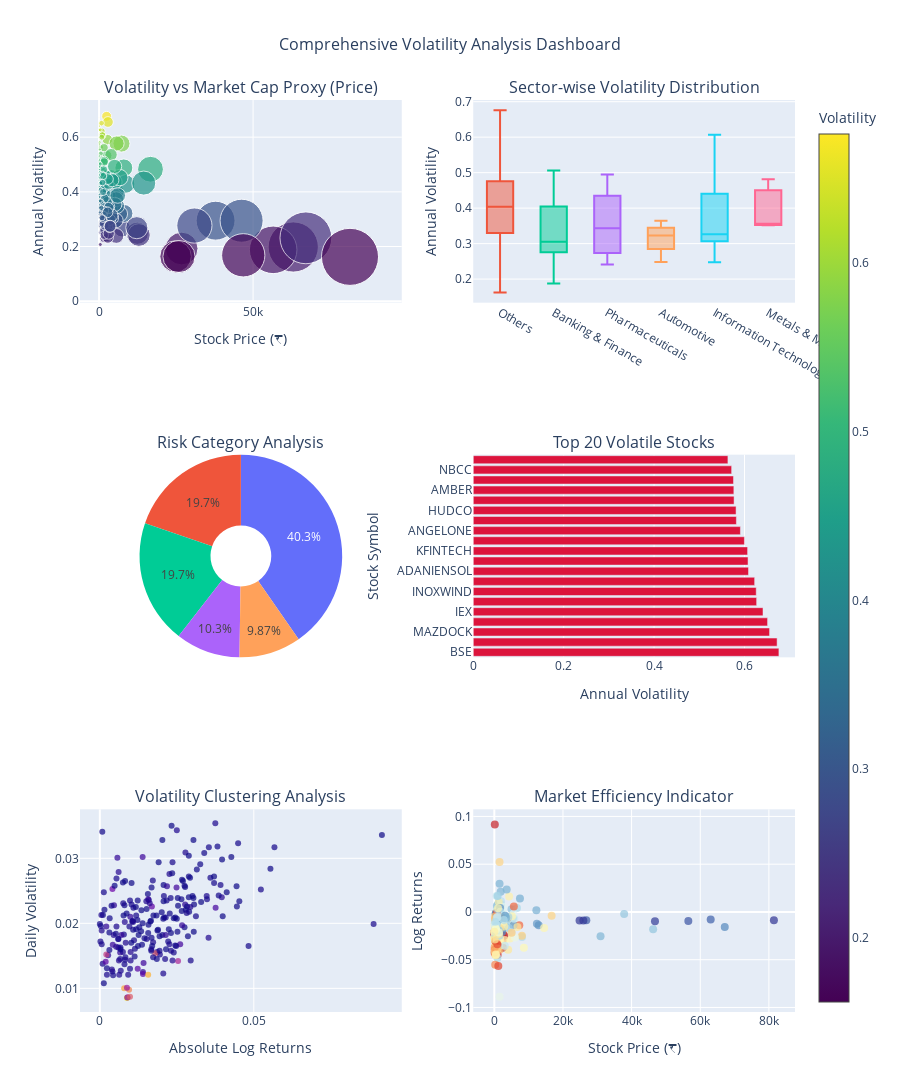

The notebook cell saved with this chart:
### Markdown cell above
## 9. Visualize Volatility Patterns

### Code cell
# Create interactive visualizations and comprehensive volatility patterns

# Interactive Plotly Dashboard
fig = make_subplots(
    rows=3, cols=2,
    subplot_titles=[
        'Volatility vs Market Cap Proxy (Price)', 
        'Sector-wise Volatility Distribution',
        'Risk Category Analysis', 
        'Top 20 Volatile Stocks',
        'Volatility Clustering Analysis',
        'Market Efficiency Indicator'
    ],
    specs=[[{"secondary_y": False}, {"secondary_y": False}],
           [{"type": "domain"}, {"secondary_y": False}],
           [{"secondary_y": False}, {"secondary_y": False}]]
)

# 1. Volatility vs Price Bubble Chart
fig.add_trace(
    go.Scatter(
        x=df_clean['underlying_close'],
        y=df_clean['applicable_annual_volatility'],
        mode='markers',
        marker=dict(
            size=np.sqrt(df_clean['underlying_close']) / 5,  # Bubble size based on price
            color=df_clean['applicable_annual_volatility'],
            colorscale='Viridis',
            showscale=True,
            colorbar=dict(title="Volatility")
        ),
        text=df_clean['symbol'],
        hovertemplate='<b>%{text}</b><br>Price: ₹%{x:,.2f}<br>Volatility: %{y:.3f}<extra></extra>',
        name='Stocks'
    ),
    row=1, col=1
)

# 2. Sector-wise Volatility Box Plot
for i, sector in enumerate(df_ranked['inferred_sector'].unique()):
    sector_data = df_ranked[df_ranked['inferred_sector'] == sector]['applicable_annual_volatility']
    fig.add_trace(
        go.Box(
            y=sector_data,
            name=sector,
            boxpoints='outliers',
            jitter=0.3,
            pointpos=-1.8
        ),
        row=1, col=2
    )

# 3. Risk Category Pie Chart
risk_counts = df_ranked['risk_category'].value_counts()
fig.add_trace(
    go.Pie(
        labels=risk_counts.index,
        values=risk_counts.values,
        hole=0.3,
        hovertemplate='<b>%{label}</b><br>Count: %{value}<br>Percentage: %{percent}<extra></extra>'
    ),
    row=2, col=1
)

# 4. Top 20 Volatile Stocks Bar Chart
top_20_volatile = df_ranked.nlargest(20, 'applicable_annual_volatility')
fig.add_trace(
    go.Bar(
        x=top_20_volatile['applicable_annual_volatility'],
        y=top_20_volatile['symbol'],
        orientation='h',
        marker_color='crimson',
        hovertemplate='<b>%{y}</b><br>Volatility: %{x:.3f}<extra></extra>'
    ),
    row=2, col=2
)

# 5. Volatility Clustering (Returns vs Volatility)
fig.add_trace(
    go.Scatter(
        x=abs(df_clean['underlying_log_returns']),
        y=df_clean['underlying_daily_volatility'],
        mode='markers',
        marker=dict(
            color=df_clean['underlying_close'],
            colorscale='Plasma',
            size=6,
            opacity=0.7
        ),
        text=df_clean['symbol'],
        hovertemplate='<b>%{text}</b><br>|Returns|: %{x:.4f}<br>Volatility: %{y:.4f}<extra></extra>',
        name='Volatility Clustering'
    ),
    row=3, col=1
)

# 6. Market Efficiency Indicator (Price vs Log Returns)
fig.add_trace(
    go.Scatter(
        x=df_clean['underlying_close'],
        y=df_clean['underlying_log_returns'],
        mode='markers',
        marker=dict(
            color=df_clean['applicable_annual_volatility'],
            colorscale='RdYlBu_r',
            size=8,
            opacity=0.7
        ),
        text=df_clean['symbol'],
        hovertemplate='<b>%{text}</b><br>Price: ₹%{x:,.2f}<br>Returns: %{y:.4f}<extra></extra>',
        name='Market Efficiency'
    ),
    row=3, col=2
)

# Update layout
fig.update_layout(
    height=1200,
    showlegend=False,
    title_text="Comprehensive Volatility Analysis Dashboard",
    title_x=0.5,
    title_font_size=16
)

# Update axes labels
fig.update_xaxes(title_text="Stock Price (₹)", row=1, col=1)
fig.update_yaxes(title_text="Annual Volatility", row=1, col=1)
fig.update_yaxes(title_text="Annual Volatility", row=1, col=2)
fig.update_xaxes(title_text="Annual Volatility", row=2, col=2)
fig.update_yaxes(title_text="Stock Symbol", row=2, col=2)
fig.update_xaxes(title_text="Absolute Log Returns", row=3, col=1)
fig.update_yaxes(title_text="Daily Volatility", row=3, col=1)
fig.update_xaxes(title_text="Stock Price (₹)", row=3, col=2)
fig.update_yaxes(title_text="Log Returns", row=3, col=2)

fig.show()

# Create Volatility Heatmap
print("🗺️ CREATING VOLATILITY HEATMAP")
print("=" * 40)

# Prepare data for heatmap (group stocks by volatility ranges)
volatility_ranges = pd.cut(df_clean['applicable_annual_volatility'], 
                          bins=10, labels=[f'Range_{i+1}' for i in range(10)])
price_ranges = pd.cut(df_clean['underlying_close'], 
                     bins=10, labels=[f'Price_{i+1}' for i in range(10)])

# Create heatmap data
heatmap_data = pd.crosstab(volatility_ranges, price_ranges, dropna=False)

# Plot heatmap
plt.figure(figsize=(12, 8))
sns.heatmap(heatmap_data, annot=True, fmt='d', cmap='YlOrRd', 
            cbar_kws={'label': 'Number of Stocks'})
plt.title('Stock Distribution: Volatility vs Price Ranges', fontsize=14, fontweight='bold')
plt.xlabel('Price Ranges')
plt.ylabel('Volatility Ranges')
plt.tight_layout()
plt.show()

# Advanced Pattern Analysis
print("\n🔍 ADVANCED PATTERN ANALYSIS")
print("=" * 40)

# Volatility clusters
high_vol_threshold = df_clean['applicable_annual_volatility'].quantile(0.8)
low_vol_threshold = df_clean['applicable_annual_volatility'].quantile(0.2)

high_vol_stocks = df_clean[df_clean['applicable_annual_volatility'] >= high_vol_threshold]
low_vol_stocks = df_clean[df_clean['applicable_annual_volatility'] <= low_vol_threshold]

print(f"📊 High Volatility Cluster (Top 20%):")
print(f"   • Number of stocks: {len(high_vol_stocks)}")
print(f"   • Average volatility: {high_vol_stocks['applicable_annual_volatility'].mean():.4f}")
print(f"   • Average price: ₹{high_vol_stocks['underlying_close'].mean():,.2f}")

print(f"\n🛡️ Low Volatility Cluster (Bottom 20%):")
print(f"   • Number of stocks: {len(low_vol_stocks)}")
print(f"   • Average volatility: {low_vol_stocks['applicable_annual_volatility'].mean():.4f}")
print(f"   • Average price: ₹{low_vol_stocks['underlying_close'].mean():,.2f}")

# Market breadth analysis
positive_returns = (df_clean['underlying_log_returns'] > 0).sum()
negative_returns = (df_clean['underlying_log_returns'] < 0).sum()
neutral_returns = (df_clean['underlying_log_returns'] == 0).sum()

print(f"\n📈 MARKET BREADTH ANALYSIS:")
print("=" * 30)
print(f"   • Stocks with positive returns: {positive_returns} ({positive_returns/len(df_clean)*100:.1f}%)")
print(f"   • Stocks with negative returns: {negative_returns} ({negative_returns/len(df_clean)*100:.1f}%)")
print(f"   • Stocks with neutral returns: {neutral_returns} ({neutral_returns/len(df_clean)*100:.1f}%)")

# Volatility-Return efficiency
efficiency_score = abs(df_clean['underlying_log_returns']) / df_clean['applicable_annual_volatility']
df_clean['efficiency_score'] = efficiency_score

print(f"\n⚡ EFFICIENCY ANALYSIS:")
print("=" * 25)
print(f"   • Average efficiency score: {efficiency_score.mean():.6f}")
print(f"   • Most efficient stock: {df_clean.loc[efficiency_score.idxmax(), 'symbol']} (Score: {efficiency_score.max():.6f})")
print(f"   • Least efficient stock: {df_clean.loc[efficiency_score.idxmin(), 'symbol']} (Score: {efficiency_score.min():.6f})")

print("\n✅ Volatility pattern visualization completed!")

### Figure 1 — Plotly figure (JSON) as saved in the notebook; plotly's stock layout.template omitted (floating-point values rounded to 4 significant figures; data arrays with more than 128 entries replaced by an {"elided": "..."} marker saying what was removed)
{"data": [{"hovertemplate": "<b>%{text}</b><br>Price: ₹%{x:,.2f}<br>Volatility: %{y:.3f}<extra></extra>", "marker": {"color": {"elided": "233 float values"}, "colorbar": {"title": {"text": "Volatility"}}, "colorscale": [[0, "#440154"], [0.1111, "#482878"], [0.2222, "#3e4989"], [0.3333, "#31688e"], [0.4444, "#26828e"], [0.5556, "#1f9e89"], [0.6667, "#35b779"], [0.7778, "#6ece58"], [0.8889, "#b5de2b"], [1, "#fde725"]], "showscale": true, "size": {"elided": "233 float values"}}, "mode": "markers", "name": "Stocks", "text": {"elided": "233 str values"}, "type": "scatter", "x": {"elided": "233 float values"}, "xaxis": "x", "y": {"elided": "233 float values"}, "yaxis": "y"}, {"boxpoints": "outliers", "jitter": 0.3, "name": "Others", "pointpos": -1.8, "type": "box", "xaxis": "x2", "y": {"elided": "187 float values"}, "yaxis": "y2"}, {"boxpoints": "outliers", "jitter": 0.3, "name": "Banking & Finance", "pointpos": -1.8, "type": "box", "xaxis": "x2", "y": [0.3871, 0.2836, 0.3856, 0.1982, 0.4234, 0.1878, 0.3731, 0.2321, 0.2775, 0.2286, 0.2973, 0.3058, 0.2747, 0.3981, 0.4637, 0.5059, 0.3053, 0.2761, 0.2863, 0.4616, 0.4476], "yaxis": "y2"}, {"boxpoints": "outliers", "jitter": 0.3, "name": "Pharmaceuticals", "pointpos": -1.8, "type": "box", "xaxis": "x2", "y": [0.3532, 0.4115, 0.2729, 0.3333, 0.4946, 0.2414, 0.274, 0.4582], "yaxis": "y2"}, {"boxpoints": "outliers", "jitter": 0.3, "name": "Automotive", "pointpos": -1.8, "type": "box", "xaxis": "x2", "y": [0.321, 0.2484, 0.3643, 0.3249], "yaxis": "y2"}, {"boxpoints": "outliers", "jitter": 0.3, "name": "Information Technology", "pointpos": -1.8, "type": "box", "xaxis": "x2", "y": [0.4405, 0.3067, 0.2966, 0.6069, 0.4623, 0.3868, 0.329, 0.2472, 0.3148, 0.3243], "yaxis": "y2"}, {"boxpoints": "outliers", "jitter": 0.3, "name": "Metals & Mining", "pointpos": -1.8, "type": "box", "xaxis": "x2", "y": [0.356, 0.4814, 0.3514], "yaxis": "y2"}, {"domain": {"x": [0, 0.45], "y": [0.3889, 0.6111]}, "hole": 0.3, "hovertemplate": "<b>%{label}</b><br>Count: %{value}<br>Percentage: %{percent}<extra></extra>", "labels": ["Medium Risk", "High Risk", "Low Risk", "Very High Risk", "Very Low Risk"], "type": "pie", "values": [94, 46, 46, 24, 23]}, {"hovertemplate": "<b>%{y}</b><br>Volatility: %{x:.3f}<extra></extra>", "marker": {"color": "crimson"}, "orientation": "h", "type": "bar", "x": [0.6762, 0.6722, 0.6555, 0.6511, 0.641, 0.6269, 0.626, 0.6225, 0.6089, 0.6079, 0.6069, 0.5999, 0.591, 0.5821, 0.5814, 0.577, 0.5765, 0.5757, 0.5716, 0.5634], "xaxis": "x3", "y": ["BSE", "IDEA", "MAZDOCK", "PGEL", "IEX", "RVNL", "INOXWIND", "ADANIGREEN", "ADANIENSOL", "PAYTM", "KFINTECH", "TITAGARH", "ANGELONE", "HFCL", "HUDCO", "KAYNES", "AMBER", "IREDA", "NBCC", "ATGL"], "yaxis": "y3"}, {"hovertemplate": "<b>%{text}</b><br>|Returns|: %{x:.4f}<br>Volatility: %{y:.4f}<extra></extra>", "marker": {"color": {"elided": "233 float values"}, "colorscale": [[0, "#0d0887"], [0.1111, "#46039f"], [0.2222, "#7201a8"], [0.3333, "#9c179e"], [0.4444, "#bd3786"], [0.5556, "#d8576b"], [0.6667, "#ed7953"], [0.7778, "#fb9f3a"], [0.8889, "#fdca26"], [1, "#f0f921"]], "opacity": 0.7, "size": 6}, "mode": "markers", "name": "Volatility Clustering", "text": {"elided": "233 str values"}, "type": "scatter", "x": {"elided": "233 float values"}, "xaxis": "x4", "y": {"elided": "233 float values"}, "yaxis": "y4"}, {"hovertemplate": "<b>%{text}</b><br>Price: ₹%{x:,.2f}<br>Returns: %{y:.4f}<extra></extra>", "marker": {"color": {"elided": "233 float values"}, "colorscale": [[0, "rgb(49,54,149)"], [0.1, "rgb(69,117,180)"], [0.2, "rgb(116,173,209)"], [0.3, "rgb(171,217,233)"], [0.4, "rgb(224,243,248)"], [0.5, "rgb(255,255,191)"], [0.6, "rgb(254,224,144)"], [0.7, "rgb(253,174,97)"], [0.8, "rgb(244,109,67)"], [0.9, "rgb(215,48,39)"], [1, "rgb(165,0,38)"]], "opacity": 0.7, "size": 8}, "mode": "markers", "name": "Market Efficiency", "text": {"elided": "233 str values"}, "type": "scatter", "x": {"elided": "233 float values"}, "xaxis": "x5", "y": {"elided": "233 float values"}, "yaxis": "y5"}], "layout": {"annotations": [{"font": {"size": 16}, "showarrow": false, "text": "Volatility vs Market Cap Proxy (Price)", "x": 0.225, "xanchor": "center", "xref": "paper", "y": 1, "yanchor": "bottom", "yref": "paper"}, {"font": {"size": 16}, "showarrow": false, "text": "Sector-wise Volatility Distribution", "x": 0.775, "xanchor": "center", "xref": "paper", "y": 1, "yanchor": "bottom", "yref": "paper"}, {"font": {"size": 16}, "showarrow": false, "text": "Risk Category Analysis", "x": 0.225, "xanchor": "center", "xref": "paper", "y": 0.6111, "yanchor": "bottom", "yref": "paper"}, {"font": {"size": 16}, "showarrow": false, "text": "Top 20 Volatile Stocks", "x": 0.775, "xanchor": "center", "xref": "paper", "y": 0.6111, "yanchor": "bottom", "yref": "paper"}, {"font": {"size": 16}, "showarrow": false, "text": "Volatility Clustering Analysis", "x": 0.225, "xanchor": "center", "xref": "paper", "y": 0.2222, "yanchor": "bottom", "yref": "paper"}, {"font": {"size": 16}, "showarrow": false, "text": "Market Efficiency Indicator", "x": 0.775, "xanchor": "center", "xref": "paper", "y": 0.2222, "yanchor": "bottom", "yref": "paper"}], "height": 1200, "showlegend": false, "title": {"font": {"size": 16}, "text": "Comprehensive Volatility Analysis Dashboard", "x": 0.5}, "xaxis": {"anchor": "y", "domain": [0, 0.45], "title": {"text": "Stock Price (₹)"}}, "xaxis2": {"anchor": "y2", "domain": [0.55, 1]}, "xaxis3": {"anchor": "y3", "domain": [0.55, 1], "title": {"text": "Annual Volatility"}}, "xaxis4": {"anchor": "y4", "domain": [0, 0.45], "title": {"text": "Absolute Log Returns"}}, "xaxis5": {"anchor": "y5", "domain": [0.55, 1], "title": {"text": "Stock Price (₹)"}}, "yaxis": {"anchor": "x", "domain": [0.7778, 1], "title": {"text": "Annual Volatility"}}, "yaxis2": {"anchor": "x2", "domain": [0.7778, 1], "title": {"text": "Annual Volatility"}}, "yaxis3": {"anchor": "x3", "domain": [0.3889, 0.6111], "title": {"text": "Stock Symbol"}}, "yaxis4": {"anchor": "x4", "domain": [0, 0.2222], "title": {"text": "Daily Volatility"}}, "yaxis5": {"anchor": "x5", "domain": [0, 0.2222], "title": {"text": "Log Returns"}}}}
